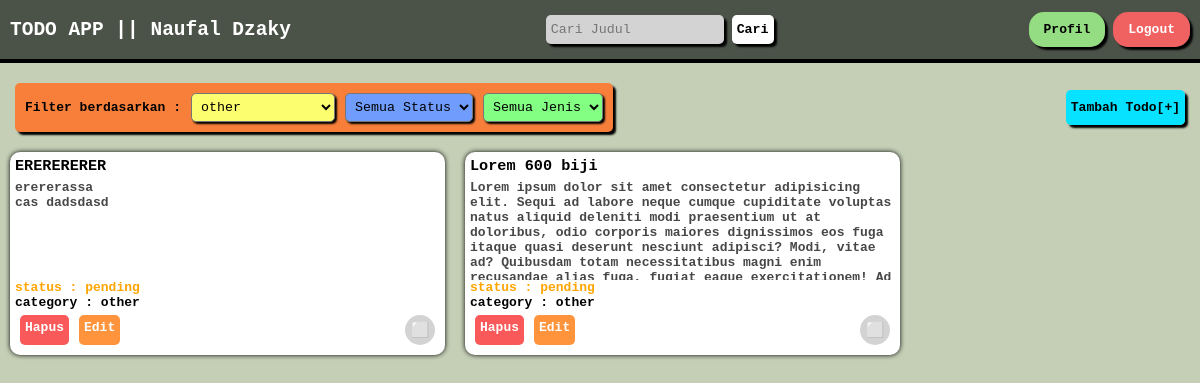
The page /index.php?category=3 (signed in) on the database its author committed.
### tables this page shows
CREATE TABLE `todo` (
  `id_todo` int(11) NOT NULL,
  `title` varchar(100) NOT NULL,
  `description` text NOT NULL,
  `status` enum('pending','done') NOT NULL,
  `isFavorite` int(11) NOT NULL,
  `created_at` timestamp NOT NULL DEFAULT current_timestamp(),
  `updated_at` timestamp NOT NULL DEFAULT current_timestamp(),
  `id_user` int(11) NOT NULL,
  `id_category` int(11) NOT NULL
);

CREATE TABLE `category` (
  `id_category` int(11) NOT NULL,
  `category` varchar(100) NOT NULL
);

### index.php (the view, shortened to what this page needs)
<?php
include 'koneksi.php';
$id = $_SESSION['id_user'];
$sqlcategory = "SELECT * FROM category";
$queryCategory = mysqli_query($koneksi,$sqlcategory);
$sql = "SELECT * FROM todo INNER JOIN category ON todo.id_category = category.id_category WHERE id_user = $id";
$category = $_GET['category'] ?? null;
$search = $_GET['search'] ?? null;
if($category){
    $sql .= " AND todo.id_category = $category";
}
$query = mysqli_query($koneksi,$sql);
?>
<!DOCTYPE html>
<html lang="en">
<head>
    <link rel="stylesheet" href="form/css/main.css">
</head>
<body>
    <nav class="navbar">
        <div class="head">
            <h2>TODO APP || <?= $_SESSION['username']?></h2>
        </div>
        <div class="search">
            <form action="" method="get">
                <input type="text" name="search" placeholder="Cari Judul" value="<?= $search?>">
                <button type="submit">Cari</button>
        </div>
        <div class="menu">
            <a class="profil" href="profil.php">Profil</a>
            <a href="API/Logout.php">Logout</a>
        </div>
    </nav>
    <div class="container">
        <div class="main">
            <div class="filter">
                <div class="selection">
                    <div class="heading">
                        <h4>Filter berdasarkan :</h4>
                    </div>
                    <div class="category">
                        <select name="category" id="" onchange="this.form.submit()">
                            <?php while($data = mysqli_fetch_assoc($queryCategory)){?>
                                <option value="<?= $data['id_category']?>" <?= ($data['id_category'] === $category) ? 'selected' : ''?>><?= $data['category']?></option>
                            <?php }?>
                        </select>
                    </div>
                    <div class="status">
                        <select name="status" id="" onchange="this.form.submit()">
                            <option value="">Semua Status</option>
                        </select>
                    </div>
                    <div class="bookmark">
                        <select name="bookmark" id="" onchange="this.form.submit()">
                            <option value="">Semua Jenis</option>
                        </select>
                    </div>
                </div>
                <div class="tambah">
                    <a href="Form/todo_tambah.php">Tambah Todo[+]</a>
                </div>
            </div>
            <div class="todo">
                <?php while($data = mysqli_fetch_assoc($query)){?>
                    <div class="card" style="<?= ($data['status'] === 'done') ? 'background-color: rgb(52, 52, 53); color:white;' : 'background-color: rgb(255, 255, 255);color:black'?>">
                        <div class="body" style="<?= ($data['status'] === 'done') ? 'text-decoration: line-through;' : ''?>">
                            <div class="head">
                                <h3 style="<?= ($data['status'] === 'done') ? 'color:yellow;' : 'color: rgb(0, 0, 0);'?>" ><?= $data['title']?></h3>
                            </div>
                            <div class="desc">
                                <p style="<?= ($data['status'] === 'done') ? 'color:white;' : 'color: rgb(71, 71, 71);'?>"><?= nl2br($data['description'])?></p>
                            </div>
                        </div>
                        <div class="info">
                            <p class="status" style="<?= ($data['status'] === 'done') ? 'color:greenyellow;' : 'color:orange'?>">status : <?= $data['status']?></p>
                            <p class="category">category : <?= $data['category']?></p>
                        </div>
                        <div class="aksi">
                            <div class="crud">
                                <a class="hapus" href="API/todo_delete.php?id_todo=<?= $data['id_todo']?>">Hapus</a>
                                <a class="edit" href="Form/todo_edit.php?id_todo=<?= $data['id_todo']?>">Edit</a>
                            </div>
                            <div>
                                <div class="bookmark">
                                    <a href="API/bookmark.php?id_todo=<?= $data['id_todo']?>" > <?= ($data['isFavorite'] == true) ? '⭐' : '⬜'?></a>
                                </div>
                            </div>
                        </div>
                    </div>
                <?php }?>
            </div>
        </div>
    </div>
</body>
</html>

### Form/css/main.css (style rules this page uses)
* { margin: 0; padding: 0; font-family: monospace; }
body { background-color: rgb(196, 207, 182); }
.navbar { display: flex; justify-content: space-between; padding: 15px 10px; background-color: rgb(75, 83, 73); align-items: center; border-bottom: 4px solid black; }
.navbar .head h2 { color: white; transition: all ease 1s; cursor: pointer; }
.navbar .menu a { box-shadow: 3px 3px 2px black; background-color: rgb(240, 97, 97); padding: 10px 15px; text-decoration: none; color: white; font-weight: bolder; border-radius: 15px; }
.navbar .menu .profil { color: rgb(0, 0, 0); background-color: rgb(148, 221, 130); }
.navbar .search input { padding: 7px 5px; background-color: rgb(211, 211, 211); border-radius: 5px; box-shadow: 3px 3px 2px black; border: none; }
.navbar .search button { font-weight: 800; border: none; padding: 7px 5px; background-color: rgb(255, 255, 255); border-radius: 5px; box-shadow: 3px 3px 2px black; transition: all ease 0.3s; }
.todo { padding: 0 10px; display: flex; flex-wrap: wrap; gap: 20px; }
.card { font-weight: bolder; padding: 5px 5px; flex: 0 calc(33% - 20px); background-color: rgb(255, 255, 255); box-shadow: 0px 0px 5px black; border-radius: 10px; }
.card .head { margin-bottom: 5px; }
.card .head h3 { color: rgb(0, 0, 0); }
.card .desc { width: 425px; height: 100px; overflow-y: auto; }
.card .aksi { display: flex; justify-content: space-between; margin: 5px 5px; }
.card .bookmark { display: flex; align-items: center; justify-content: center; background-color: rgb(211, 211, 211); width: 30px; height: 30px; border-radius: 25px; }
.bookmark a { font-size: 15px; text-decoration: none; }
.card .aksi .crud { display: flex; gap: 10px; }
.card .aksi .crud .hapus { padding: 5px 5px; text-decoration: none; color: white; background-color: rgb(250, 89, 89); border-radius: 5px; transition: all ease 0.3s; }
.card .aksi .crud .edit { padding: 5px 5px; text-decoration: none; color: white; background-color: rgb(255, 148, 60); border-radius: 5px; transition: all ease 0.3s; }
.filter { margin: 20px 0px; display: flex; justify-content: space-between; padding: 0px 15px; align-items: center; }
.selection { align-items: center; box-shadow: 3px 3px 2px black; border-radius: 5px; padding: 10px 10px; background-color: rgb(247, 127, 58); }
.selection .category select { background-color: rgb(253, 253, 112); padding: 5px 5px; border-radius: 5px; box-shadow: 2px 2px 2px black; }
.selection .status select { background-color: rgb(112, 157, 253); border-radius: 5px; padding: 5px 5px; box-shadow: 2px 2px 2px black; }
.selection .bookmark select { background-color: rgb(131, 255, 131); border-radius: 5px; padding: 5px 5px; box-shadow: 2px 2px 2px black; }
.selection select { transition: all ease 0.2s; }
.filter .selection { display: flex; gap: 10px; }
.filter .tambah a { background-color: rgb(6, 226, 255); padding: 10px 5px; border-radius: 5px; box-shadow: 3px 3px 2px black; text-decoration: none; color: rgb(0, 0, 0); font-weight: bolder; transition: all ease 0.3s; }

### rows shown on the page
todo: title "ERERERERER", description "erererassa cas dadsdasd", status "pending", id_category.category "other"
todo: title "Lorem 600 biji", description "Lorem ipsum dolor sit amet consectetur adipisicing elit. Sequi ad labore neque cumque cupiditate voluptas natus aliquid deleniti modi praesentium ut at doloribus, odio corporis maiores dignissimos eos fuga itaque quasi deserunt nesciunt adipisci? Modi, vitae ad? Quibusdam totam necessitatibus magni enim…", status "pending", id_category.category "other"

### other values the page prints
$_SESSION['username'] "Naufal Dzaky"
form field category "other"
